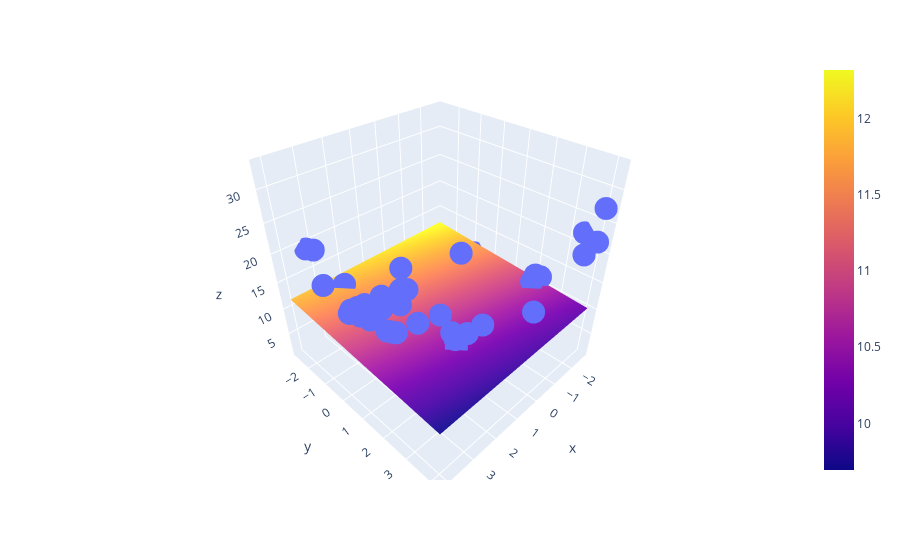

The cell this chart's notebook holds for it:
### Code cell
fig = px.scatter_3d(df, x=x.ravel(), y=y.ravel(), z=z.ravel())
fig.add_trace(go.Surface(x = x_input, y = y_input, z = z_final))
fig.show()
